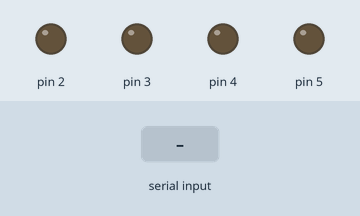
Recording of a sketch running on a simulated Arduino Uno, built with avr-gcc and run on an emulated ATmega328P. On the bench: output pins drawn as LEDs (lit = HIGH). Dashed ring = blinking. The inputs (shaded band) are chosen by the test bench.

Above: at 1.2 s.
1.3 s: "90,45\n" received over Serial
At 1.7 s:
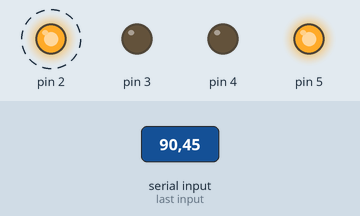
7.3 s: "200\n" received over Serial
At 8.1 s:
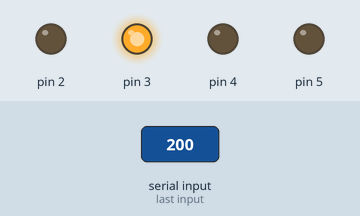
9.8 s: "30,150\n" received over Serial
At 11.7 s:
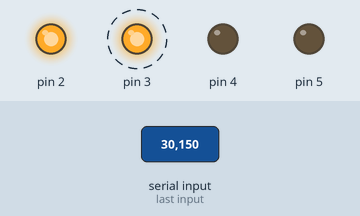
15.8 s: "5\n" received over Serial
Timing chart, 0 to 19.8 s (numbered marks = the images above; inputs shaded):
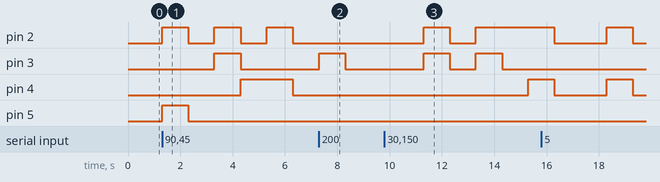

Measured:
- after the input at 1.3 s, pin 2: alternates HIGH for 1.0 s and LOW for 1.0 s, starting at once; pin 3: LOW → HIGH after 2.0 s, → LOW 1.0 s later; pin 4: LOW → HIGH after 3.0 s, → LOW 2.0 s later; pin 5: LOW → HIGH at once, → LOW 1.0 s later
- after the input at 7.3 s, pin 3: LOW → HIGH at once, → LOW 1.0 s later
- after the input at 9.8 s, pin 2: LOW → HIGH after 1.5 s, → LOW 1.0 s later, → HIGH 1.0 s later; pin 3: alternates HIGH for 1.0 s and LOW for 1.0 s, starting after 1.5 s; pin 4: LOW → HIGH after 5.5 s

The sketch:

sketch_jul05a.ino
```cpp
void setup() {
  // put your setup code here, to run once:
  pinMode(2,OUTPUT);
  pinMode(3,OUTPUT);
  pinMode(4,OUTPUT);
  pinMode(5,OUTPUT);
  Serial.begin(9600);
}
int input;
int i=0;
int letter[10][4]={
  {0,0,0,0},{0,0,0,1},{0,0,1,0},{0,0,1,1},{0,1,0,0},
  {0,1,0,1},{0,1,1,0},{0,1,1,1},{1,0,0,0},{1,0,0,1}
};
void loop() {
  // put your main code here, to run repeatedly:
if(Serial.available()>0)
{
  input=Serial.read();
  input=input-48;
  for(i=0;i<4;i++)
  {
    digitalWrite(5-i,letter[input][i]);

  }
delay(1000);}
}
```
